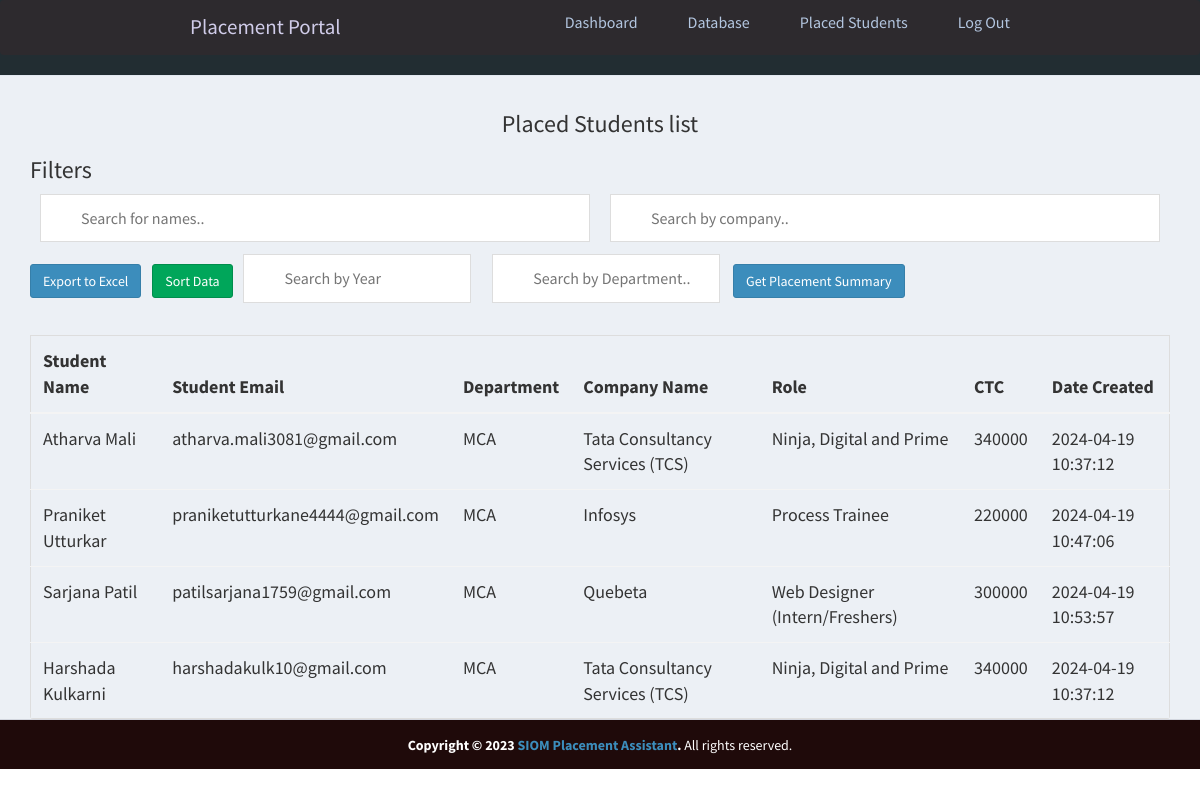
/admin/placed.php (signed in), run on the app's committed database.
### tables this page shows
CREATE TABLE `apply_job_post` (
  `id_apply` int(11) NOT NULL,
  `id_jobpost` int(11) NOT NULL,
  `id_company` int(11) NOT NULL,
  `id_user` int(11) NOT NULL,
  `status` int(11) NOT NULL DEFAULT 2
);

CREATE TABLE `users` (
  `id_user` int(11) NOT NULL,
  `firstname` varchar(255) NOT NULL,
  `lastname` varchar(255) NOT NULL,
  `email` varchar(255) NOT NULL,
  `password` varchar(255) NOT NULL,
  `address` text DEFAULT NULL,
  `city` varchar(255) DEFAULT NULL,
  `state` varchar(255) DEFAULT NULL,
  `contactno` varchar(255) DEFAULT NULL,
  `qualification` varchar(255) DEFAULT NULL,
  `stream` varchar(255) DEFAULT NULL,
  `passingyear` varchar(255) DEFAULT NULL,
  `dob` varchar(255) DEFAULT NULL,
  `age` varchar(255) DEFAULT NULL,
  `designation` varchar(255) DEFAULT NULL,
  `resume` varchar(255) DEFAULT NULL,
  `hash` varchar(255) DEFAULT NULL,
  `active` int(11) NOT NULL DEFAULT 2,
  `aboutme` text DEFAULT NULL,
  `skills` text DEFAULT NULL,
  `hsc` varchar(200) NOT NULL,
  `ssc` int(11) NOT NULL,
  `ug` int(11) NOT NULL,
  `pg` int(11) NOT NULL
);

CREATE TABLE `job_post` (
  `id_jobpost` int(11) NOT NULL,
  `id_company` int(11) NOT NULL,
  `jobtitle` varchar(255) NOT NULL,
  `description` text NOT NULL,
  `minimumsalary` varchar(255) NOT NULL,
  `maximumsalary` varchar(255) NOT NULL,
  `experience` varchar(255) NOT NULL,
  `qualification` varchar(255) NOT NULL,
  `createdat` timestamp NOT NULL DEFAULT current_timestamp()
);

### admin/placed.php (the view, shortened to what this page needs)
<?php
require_once("../db.php");
?>
<!DOCTYPE html>
<html>
<head>
    <link rel="stylesheet" href="https://cdnjs.cloudflare.com/ajax/libs/twitter-bootstrap/3.3.7/css/bootstrap.min.css">
    <link rel="stylesheet" href="https://cdnjs.cloudflare.com/ajax/libs/font-awesome/4.7.0/css/font-awesome.min.css">
    <link rel="stylesheet" href="https://cdnjs.cloudflare.com/ajax/libs/ionicons/2.0.1/css/ionicons.min.css">
    <link rel="stylesheet" href="../css/AdminLTE.min.css">
    <link rel="stylesheet" href="../css/_all-skins.min.css">
    <link rel="stylesheet" href="../css/custom.css">
</head>
<body class="hold-transition skin-green sidebar-mini">
    <div class="wrapper">
        <?php
        include 'header.php';
        ?>
        <div class="content-wrapper" style="margin-left: 0px;">
            <section id="candidates" class="content-header">
                <div class="container">
                    <div class="col md-4">
                        <h3 style="text-align: center;">Placed Students list </h3>
                        <h3>Filters</h3>
                        <div class="newRow" style="flex-direction: row; display: flex;">
                            <input type="text" id="myInput" onkeyup="myFunction()" placeholder="Search for names..">
                            <input type="text" id="myInput2" onkeyup="myFunction2()" placeholder="Search by company..">
                        </div>
                        <a href="export1.php"><button type="submit1" name='export_excel_btn' class="btn btn-primary">Export to Excel</button></a>
                        <button type="submit1" onclick="sortTable()" name='export_excel_btn' style="margin-left: 8px;" class="btn btn-success">Sort Data</button>
                        <input type="text" id="myInput3" onkeyup="myFunction3()" placeholder="Search by Year" style="margin-left: 8px;">
                        <input type="text" id="myInput4" onkeyup="myFunction4()" placeholder="Search by Department.." style="margin-left: 8px;">
                        <a href="summary.php"><button type="submit1" name='summary_btn' class="btn btn-primary">Get Placement Summary</button></a>
                    </div>
                    <div class="row margin-top-20">
                        <div class="col-md-12">
                            <div class="box-body table-responsive no-padding">
                                <table id="example2" class="table table-hover">
                                    <thead>
                                        <th>Student Name</th>
                                        <th>Student Email</th>
                                        <th>Department</th>
                                        <th>Company Name</th>
                                        <th>Role</th>
                                        <th>CTC</th>
                                        <th>Date Created</th>
                                    </thead>
                                    <tbody style="overflow: auto;">
                                        <?php
                                        $sql = "select * from users inner join apply_job_post INNER JOIN job_post where users.id_user = apply_job_post.id_user AND apply_job_post.id_jobpost = job_post.id_jobpost AND apply_job_post.status = 0";
                                        $result = $conn->query($sql);
                                        if ($result->num_rows > 0) {
                                            while ($row = $result->fetch_assoc()) {
                                        ?>
                                                <tr>
                                                    <td><?php echo $row['firstname'] . ' ' . $row['lastname']; ?></td>
                                                    <td><?php echo $row['email']; ?></td>
                                                    <td><?php echo $row['qualification']; ?></td>
                                                    <td><?php echo $row['jobtitle']; ?></td>
                                                    <td><?php echo $row['experience']; ?></td>
                                                    <td><?php echo $row['minimumsalary']; ?></td>
                                                    <td><?php echo $row['createdat']; ?></td>
                                                </tr>
                                        <?php
                                            }
                                        }
                                        ?>
                                    </tbody>
                                </table>
                            </div>
                        </div>
                    </div>
                </div>
        </div>
    </div>
    <footer class="main-footer" style="margin:auto;bottom: 0;
  width: 100%;
  height: 50px; position:relative; background-color:#1f0a0a; color:white;">
        <div class="text-center">
        <strong>Copyright &copy; 2023 <a href="http://localhost/Placement-Portal-new/">SIOM Placement Assistant</a>.</strong> All rights
            reserved.
        </div>
    </footer>
</body>
</html>

### css/custom.css (style rules this page uses)
.margin-top-20 { margin-top: 20px; }

### admin/header.php (style rules this page uses)
* { margin: 0; padding: 0; box-sizing: border-box; }
html { font-size: 62.5%; font-family: 'Roboto', sans-serif; }
a { text-decoration: none; }

### admin/placed.php (style rules this page uses)
#myInput { background-image: url('/css/searchicon.png'); background-position: 10px 12px; background-repeat: no-repeat; width: 50%; font-size: 16px; padding: 12px 20px 12px 40px; border: 1px solid #ddd; margin-bottom: 12px; margin-inline: 10px; }
#myInput2 { background-image: url('/css/searchicon.png'); background-position: 10px 12px; background-repeat: no-repeat; width: 50%; font-size: 16px; padding: 12px 20px 12px 40px; border: 1px solid #ddd; margin-bottom: 12px; margin-inline: 10px; }
#myInput3, #myInput4 { background-image: url('/css/searchicon.png'); background-position: 10px 12px; background-repeat: no-repeat; width: 20%; font-size: 16px; padding: 12px 20px 12px 40px; border: 1px solid #ddd; margin-bottom: 12px; margin-inline: 10px; }
#example2 { border-collapse: collapse; width: 100%; border: 1px solid #ddd; font-size: 18px; }
#example2 th, #example2 td { text-align: left; padding: 12px; }
#example2 tr { border-bottom: 1px solid #ddd; }

### data on the page
apply_job_post: id_user.firstname "Atharva", id_user.lastname "Mali", id_user.email "atharva.mali3081@gmail.com", id_jobpost.qualification "MCA", id_jobpost.jobtitle "Tata Consultancy Services (TCS)", id_jobpost.experience "Ninja, Digital and Prime", id_jobpost.minimumsalary "340000", id_jobpost.createdat "2024-04-19 10:37:12"
apply_job_post: id_user.firstname "Praniket", id_user.lastname "Utturkar", id_user.email "praniketutturkane4444@gmail.com", id_jobpost.qualification "MCA", id_jobpost.jobtitle "Infosys", id_jobpost.experience "Process Trainee", id_jobpost.minimumsalary "220000", id_jobpost.createdat "2024-04-19 10:47:06"
apply_job_post: id_user.firstname "Sarjana", id_user.lastname "Patil", id_user.email "patilsarjana1759@gmail.com", id_jobpost.qualification "MCA", id_jobpost.jobtitle "Quebeta", id_jobpost.experience "Web Designer (Intern/Freshers)", id_jobpost.minimumsalary "300000", id_jobpost.createdat "2024-04-19 10:53:57"
apply_job_post: id_user.firstname "Harshada", id_user.lastname "Kulkarni", id_user.email "harshadakulk10@gmail.com", id_jobpost.qualification "MCA", id_jobpost.jobtitle "Tata Consultancy Services (TCS)", id_jobpost.experience "Ninja, Digital and Prime", id_jobpost.minimumsalary "340000", id_jobpost.createdat "2024-04-19 10:37:12"
